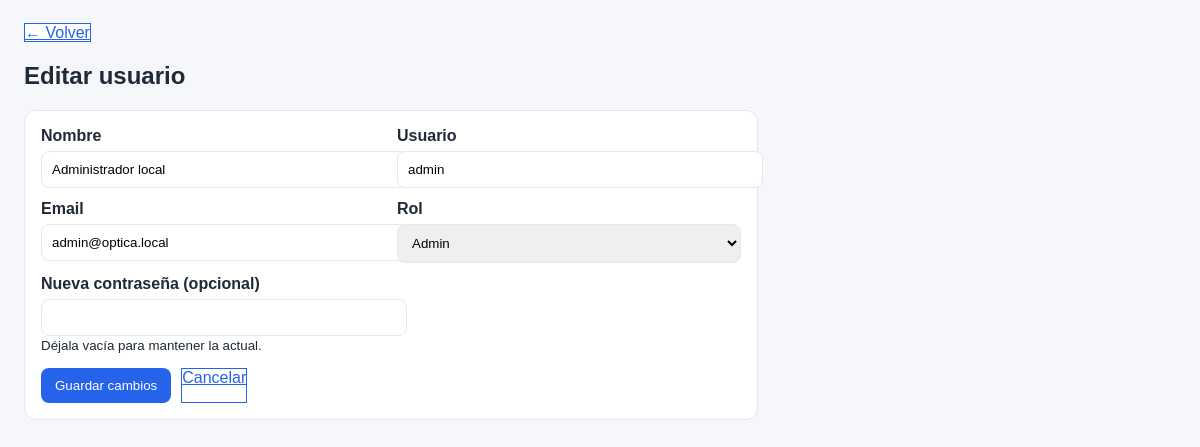
Screenshot of /Administrador/usuario_form.php?id=1 (signed in) with the database file from the repository.
### tables this page shows
CREATE TABLE IF NOT EXISTS usuarios (
  id INT UNSIGNED AUTO_INCREMENT PRIMARY KEY,
  nombre VARCHAR(150) NOT NULL,
  usuario VARCHAR(100) NOT NULL,
  email VARCHAR(160) NOT NULL,
  `contraseña` VARCHAR(255) NOT NULL,
  rol ENUM('admin','doctor','secretaria') NOT NULL DEFAULT 'secretaria',
  reset_token VARCHAR(255) NULL,
  reset_expira DATETIME NULL,
  intentos_fallidos INT NOT NULL DEFAULT 0,
  bloqueado_hasta DATETIME NULL,
  mfa_email TINYINT(1) NOT NULL DEFAULT 0,
  last_login_at DATETIME NULL,
  last_login_ip VARCHAR(45) NULL,
  last_login_ua VARCHAR(255) NULL,
  created_at TIMESTAMP NOT NULL DEFAULT CURRENT_TIMESTAMP,
  updated_at TIMESTAMP NULL DEFAULT NULL ON UPDATE CURRENT_TIMESTAMP,
  UNIQUE KEY uq_usuarios_usuario (usuario),
  UNIQUE KEY uq_usuarios_email (email)
);

### Administrador/usuario_form.php (the view, shortened to what this page needs)
<?php
$conn = conectarDB();
$conn->set_charset('utf8mb4');
$id = (int)($_GET['id'] ?? 0);
$editing = $id > 0;
$nombre = $usuario = $email = $rol = '';
if ($editing) {
    $stmt = $conn->prepare("SELECT id, nombre, usuario, email, rol FROM usuarios WHERE id=?");
    $stmt->bind_param('i', $id);
    $stmt->execute();
    $res = $stmt->get_result();
    if ($res && $res->num_rows) {
        $u = $res->fetch_assoc();
        $nombre  = $u['nombre'];
        $usuario = $u['usuario'];
        $email   = $u['email'];
        $rol     = $u['rol'];
    } else {
        header('Location: ' . BASE_URL . 'Administrador/usuarios.php');
        exit;
    }
}
?>
<!doctype html>
<html lang="es">
<head>
</head>
<body>
<a class="btn-outline" href="<?= BASE_URL ?>Administrador/usuarios.php">← Volver</a>
<h2><?= $editing ? 'Editar usuario' : 'Nuevo usuario' ?></h2>
<div class="card">
  <form method="post">
    <div class="row">
      <div>
        <label>Nombre</label>
        <input type="text" name="nombre" value="<?= htmlspecialchars($nombre) ?>" required>
      </div>
      <div>
        <label>Usuario</label>
        <input type="text" name="usuario" value="<?= htmlspecialchars($usuario) ?>" required>
      </div>
      <div>
        <label>Email</label>
        <input type="email" name="email" value="<?= htmlspecialchars($email) ?>" required>
      </div>
      <div>
        <label>Rol</label>
        <select name="rol" required>
          <option value="admin" <?= $rol==='admin'?'selected':'' ?>>Admin</option>
        </select>
      </div>
      <div>
        <label><?= $editing ? 'Nueva contraseña (opcional)' : 'Contraseña' ?></label>
        <input type="password" name="pass" <?= $editing ? '' : 'required' ?>>
        <?php if ($editing): ?><small>Déjala vacía para mantener la actual.</small><?php endif; ?>
      </div>
    </div>
    <div style="margin-top:14px;display:flex;gap:10px;">
      <button class="btn" type="submit"><?= $editing ? 'Guardar cambios' : 'Crear usuario' ?></button>
      <a class="btn-outline" href="<?= BASE_URL ?>Administrador/usuarios.php">Cancelar</a>
    </div>
  </form>
</div>
</body>
</html>

### Administrador/usuario_form.php (style rules this page uses)
:root { --bg:#f5f7fb;--card:#fff;--text:#1f2937;--border:#e5e7eb; --primary:#2563eb;--primaryH:#1d4ed8; }
body { font-family:Arial,Helvetica,sans-serif;margin:24px;background:var(--bg);color:var(--text); }
.btn { border:0;border-radius:8px;padding:10px 14px;background:var(--primary);color:#fff;text-decoration:none;cursor:pointer; }
.btn-outline { background:#fff;color:var(--primary);border:1px solid var(--primary); }
.card { background:var(--card);border:1px solid var(--border);border-radius:12px;padding:16px;max-width:700px; }
.row { display:grid;grid-template-columns:1fr 1fr;gap:12px; }
label { font-weight:bold;margin-bottom:6px;display:block; }
input,select { width:100%;padding:10px;border:1px solid var(--border);border-radius:8px; }

### rows the page displays
usuarios: nombre "Administrador local", usuario "admin", email "admin@optica.local", rol "Admin"
